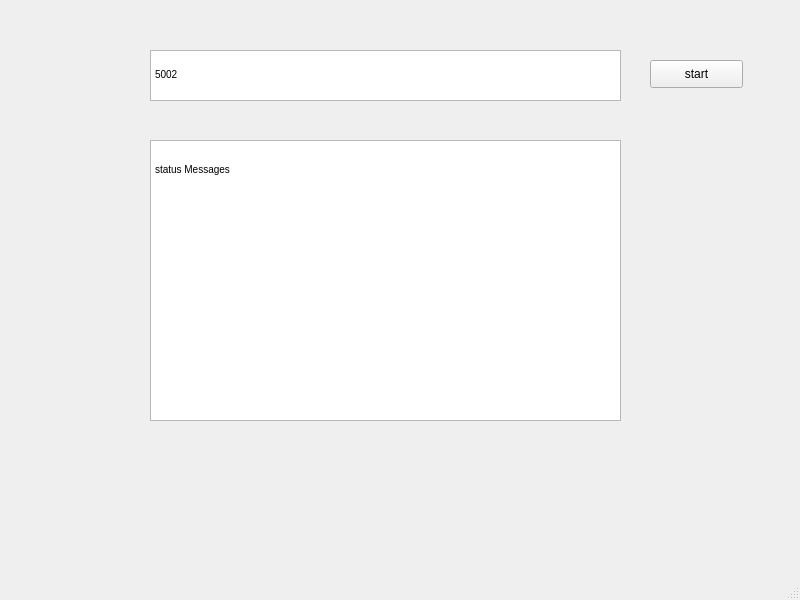
<?xml version="1.0" encoding="UTF-8"?>
<ui version="4.0">
 <class>MainWindow</class>
 <widget class="QMainWindow" name="MainWindow">
  <property name="geometry">
   <rect>
    <x>0</x>
    <y>0</y>
    <width>800</width>
    <height>600</height>
   </rect>
  </property>
  <property name="windowTitle">
   <string>MainWindow</string>
  </property>
  <widget class="QWidget" name="centralwidget">
   <widget class="QTextEdit" name="textEditPort">
    <property name="geometry">
     <rect>
      <x>150</x>
      <y>50</y>
      <width>471</width>
      <height>51</height>
     </rect>
    </property>
    <property name="html">
     <string>&lt;!DOCTYPE HTML PUBLIC &quot;-//W3C//DTD HTML 4.0//EN&quot; &quot;http://www.w3.org/TR/REC-html40/strict.dtd&quot;&gt;
&lt;html&gt;&lt;head&gt;&lt;meta name=&quot;qrichtext&quot; content=&quot;1&quot; /&gt;&lt;style type=&quot;text/css&quot;&gt;
p, li { white-space: pre-wrap; }
&lt;/style&gt;&lt;/head&gt;&lt;body style=&quot; font-family:'MS Shell Dlg 2'; font-size:7.8pt; font-weight:400; font-style:normal;&quot;&gt;
&lt;p style=&quot;-qt-paragraph-type:empty; margin-top:0px; margin-bottom:0px; margin-left:0px; margin-right:0px; -qt-block-indent:0; text-indent:0px; font-family:'MS Shell Dlg 2';&quot;&gt;&lt;br /&gt;&lt;/p&gt;
&lt;p style=&quot; margin-top:0px; margin-bottom:0px; margin-left:0px; margin-right:0px; -qt-block-indent:0; text-indent:0px;&quot;&gt;&lt;span style=&quot; font-family:'MS Shell Dlg 2';&quot;&gt;5002&lt;/span&gt;&lt;/p&gt;&lt;/body&gt;&lt;/html&gt;</string>
    </property>
   </widget>
   <widget class="QPushButton" name="pushButtonStart">
    <property name="geometry">
     <rect>
      <x>650</x>
      <y>60</y>
      <width>93</width>
      <height>28</height>
     </rect>
    </property>
    <property name="text">
     <string>start</string>
    </property>
   </widget>
   <widget class="QTextEdit" name="textEditStatus">
    <property name="geometry">
     <rect>
      <x>150</x>
      <y>140</y>
      <width>471</width>
      <height>281</height>
     </rect>
    </property>
    <property name="markdown">
     <string>status Messages

</string>
    </property>
    <property name="html">
     <string>&lt;!DOCTYPE HTML PUBLIC &quot;-//W3C//DTD HTML 4.0//EN&quot; &quot;http://www.w3.org/TR/REC-html40/strict.dtd&quot;&gt;
&lt;html&gt;&lt;head&gt;&lt;meta name=&quot;qrichtext&quot; content=&quot;1&quot; /&gt;&lt;style type=&quot;text/css&quot;&gt;
p, li { white-space: pre-wrap; }
&lt;/style&gt;&lt;/head&gt;&lt;body style=&quot; font-family:'MS Shell Dlg 2'; font-size:7.8pt; font-weight:400; font-style:normal;&quot;&gt;
&lt;p style=&quot;-qt-paragraph-type:empty; margin-top:0px; margin-bottom:0px; margin-left:0px; margin-right:0px; -qt-block-indent:0; text-indent:0px;&quot;&gt;&lt;br /&gt;&lt;/p&gt;
&lt;p style=&quot; margin-top:5px; margin-bottom:5px; margin-left:0px; margin-right:0px; -qt-block-indent:0; text-indent:0px;&quot;&gt;status Messages&lt;/p&gt;&lt;/body&gt;&lt;/html&gt;</string>
    </property>
   </widget>
  </widget>
  <widget class="QMenuBar" name="menubar">
   <property name="geometry">
    <rect>
     <x>0</x>
     <y>0</y>
     <width>800</width>
     <height>26</height>
    </rect>
   </property>
  </widget>
  <widget class="QStatusBar" name="statusbar"/>
 </widget>
 <resources/>
 <connections/>
</ui>
